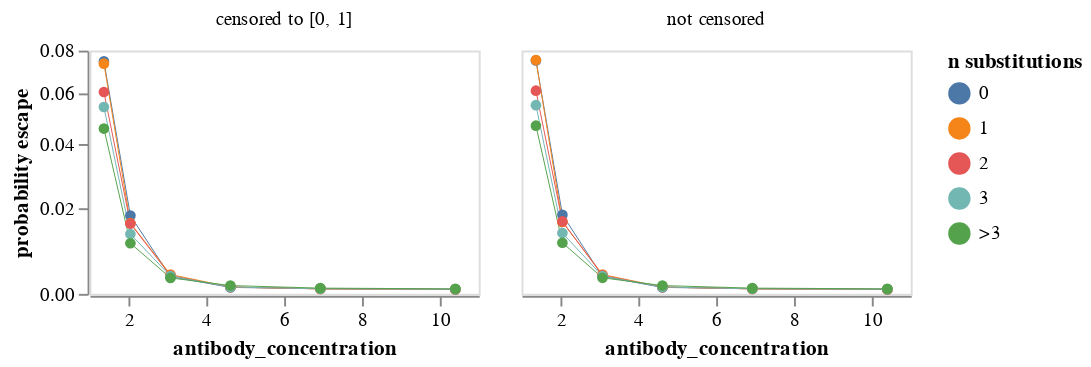

Source (notebook cell):
### Code cell
plot_avg_escape(prob_escape_libB_old)

### Figure 1 — Vega-Lite specification as saved in the notebook (floating-point values rounded to 4 significant figures)
{"config": {"view": {"continuousWidth": 400, "continuousHeight": 300}, "axis": {"grid": false}}, "data": {"name": "data-d8a0beacb59af499e005d51a0972f833"}, "mark": {"type": "line", "point": true, "size": 0.5}, "encoding": {"color": {"field": "n_subs", "title": "n substitutions", "type": "nominal"}, "column": {"field": "censored", "title": null, "type": "nominal"}, "tooltip": [{"field": "antibody_concentration", "format": ".3g", "type": "quantitative"}, {"field": "n_subs", "type": "nominal"}, {"field": "censored", "type": "nominal"}, {"field": "probability escape", "format": ".3g", "type": "quantitative"}], "x": {"field": "antibody_concentration", "type": "quantitative"}, "y": {"field": "probability escape", "scale": {"constant": 0.05, "type": "symlog"}, "type": "quantitative"}}, "height": 125, "width": 200, "$schema": "https://vega.github.io/schema/vega-lite/v5.2.0.json", "datasets": {"data-d8a0beacb59af499e005d51a0972f833": [{"antibody_concentration": 1.37, "n_subs": "0", "censored": "censored to [0, 1]", "probability escape": 0.0746}, {"antibody_concentration": 1.37, "n_subs": "1", "censored": "censored to [0, 1]", "probability escape": 0.07351}, {"antibody_concentration": 1.37, "n_subs": "2", "censored": "censored to [0, 1]", "probability escape": 0.06047}, {"antibody_concentration": 1.37, "n_subs": "3", "censored": "censored to [0, 1]", "probability escape": 0.05415}, {"antibody_concentration": 1.37, "n_subs": ">3", "censored": "censored to [0, 1]", "probability escape": 0.04571}, {"antibody_concentration": 2.05, "n_subs": "0", "censored": "censored to [0, 1]", "probability escape": 0.01799}, {"antibody_concentration": 2.05, "n_subs": "1", "censored": "censored to [0, 1]", "probability escape": 0.016}, {"antibody_concentration": 2.05, "n_subs": "2", "censored": "censored to [0, 1]", "probability escape": 0.01589}, {"antibody_concentration": 2.05, "n_subs": "3", "censored": "censored to [0, 1]", "probability escape": 0.01325}, {"antibody_concentration": 2.05, "n_subs": ">3", "censored": "censored to [0, 1]", "probability escape": 0.01099}, {"antibody_concentration": 3.08, "n_subs": "0", "censored": "censored to [0, 1]", "probability escape": 0.003516}, {"antibody_concentration": 3.08, "n_subs": "1", "censored": "censored to [0, 1]", "probability escape": 0.003949}, {"antibody_concentration": 3.08, "n_subs": "2", "censored": "censored to [0, 1]", "probability escape": 0.003716}, {"antibody_concentration": 3.08, "n_subs": "3", "censored": "censored to [0, 1]", "probability escape": 0.003609}, {"antibody_concentration": 3.08, "n_subs": ">3", "censored": "censored to [0, 1]", "probability escape": 0.003225}, {"antibody_concentration": 4.62, "n_subs": "0", "censored": "censored to [0, 1]", "probability escape": 0.00128}, {"antibody_concentration": 4.62, "n_subs": "1", "censored": "censored to [0, 1]", "probability escape": 0.001348}, {"antibody_concentration": 4.62, "n_subs": "2", "censored": "censored to [0, 1]", "probability escape": 0.001351}, {"antibody_concentration": 4.62, "n_subs": "3", "censored": "censored to [0, 1]", "probability escape": 0.001361}, {"antibody_concentration": 4.62, "n_subs": ">3", "censored": "censored to [0, 1]", "probability escape": 0.001653}, {"antibody_concentration": 6.93, "n_subs": "0", "censored": "censored to [0, 1]", "probability escape": 0.001044}, {"antibody_concentration": 6.93, "n_subs": "1", "censored": "censored to [0, 1]", "probability escape": 0.0009869}, {"antibody_concentration": 6.93, "n_subs": "2", "censored": "censored to [0, 1]", "probability escape": 0.0009847}, {"antibody_concentration": 6.93, "n_subs": "3", "censored": "censored to [0, 1]", "probability escape": 0.0009977}, {"antibody_concentration": 6.93, "n_subs": ">3", "censored": "censored to [0, 1]", "probability escape": 0.001139}, {"antibody_concentration": 10.4, "n_subs": "0", "censored": "censored to [0, 1]", "probability escape": 0.0009056}, {"antibody_concentration": 10.4, "n_subs": "1", "censored": "censored to [0, 1]", "probability escape": 0.0008739}, {"antibody_concentration": 10.4, "n_subs": "2", "censored": "censored to [0, 1]", "probability escape": 0.0008851}, {"antibody_concentration": 10.4, "n_subs": "3", "censored": "censored to [0, 1]", "probability escape": 0.0008999}, {"antibody_concentration": 10.4, "n_subs": ">3", "censored": "censored to [0, 1]", "probability escape": 0.0009861}, {"antibody_concentration": 1.37, "n_subs": "0", "censored": "not censored", "probability escape": 0.07508}, {"antibody_concentration": 1.37, "n_subs": "1", "censored": "not censored", "probability escape": 0.07524}, {"antibody_concentration": 1.37, "n_subs": "2", "censored": "not censored", "probability escape": 0.06107}, {"antibody_concentration": 1.37, "n_subs": "3", "censored": "not censored", "probability escape": 0.05491}, {"antibody_concentration": 1.37, "n_subs": ">3", "censored": "not censored", "probability escape": 0.04679}, {"antibody_concentration": 2.05, "n_subs": "0", "censored": "not censored", "probability escape": 0.0182}, {"antibody_concentration": 2.05, "n_subs": "1", "censored": "not censored", "probability escape": 0.01632}, {"antibody_concentration": 2.05, "n_subs": "2", "censored": "not censored", "probability escape": 0.01646}, {"antibody_concentration": 2.05, "n_subs": "3", "censored": "not censored", "probability escape": 0.0135}, {"antibody_concentration": 2.05, "n_subs": ">3", "censored": "not censored", "probability escape": 0.01112}, {"antibody_concentration": 3.08, "n_subs": "0", "censored": "not censored", "probability escape": 0.00356}, {"antibody_concentration": 3.08, "n_subs": "1", "censored": "not censored", "probability escape": 0.003949}, {"antibody_concentration": 3.08, "n_subs": "2", "censored": "not censored", "probability escape": 0.003763}, {"antibody_concentration": 3.08, "n_subs": "3", "censored": "not censored", "probability escape": 0.003609}, {"antibody_concentration": 3.08, "n_subs": ">3", "censored": "not censored", "probability escape": 0.003251}, {"antibody_concentration": 4.62, "n_subs": "0", "censored": "not censored", "probability escape": 0.00128}, {"antibody_concentration": 4.62, "n_subs": "1", "censored": "not censored", "probability escape": 0.001348}, {"antibody_concentration": 4.62, "n_subs": "2", "censored": "not censored", "probability escape": 0.001351}, {"antibody_concentration": 4.62, "n_subs": "3", "censored": "not censored", "probability escape": 0.001361}, {"antibody_concentration": 4.62, "n_subs": ">3", "censored": "not censored", "probability escape": 0.001653}, {"antibody_concentration": 6.93, "n_subs": "0", "censored": "not censored", "probability escape": 0.001044}, {"antibody_concentration": 6.93, "n_subs": "1", "censored": "not censored", "probability escape": 0.0009869}, {"antibody_concentration": 6.93, "n_subs": "2", "censored": "not censored", "probability escape": 0.0009847}, {"antibody_concentration": 6.93, "n_subs": "3", "censored": "not censored", "probability escape": 0.0009977}, {"antibody_concentration": 6.93, "n_subs": ">3", "censored": "not censored", "probability escape": 0.001139}, {"antibody_concentration": 10.4, "n_subs": "0", "censored": "not censored", "probability escape": 0.0009056}, {"antibody_concentration": 10.4, "n_subs": "1", "censored": "not censored", "probability escape": 0.0008739}, {"antibody_concentration": 10.4, "n_subs": "2", "censored": "not censored", "probability escape": 0.0008851}, {"antibody_concentration": 10.4, "n_subs": "3", "censored": "not censored", "probability escape": 0.0008999}, {"antibody_concentration": 10.4, "n_subs": ">3", "censored": "not censored", "probability escape": 0.0009861}]}}
